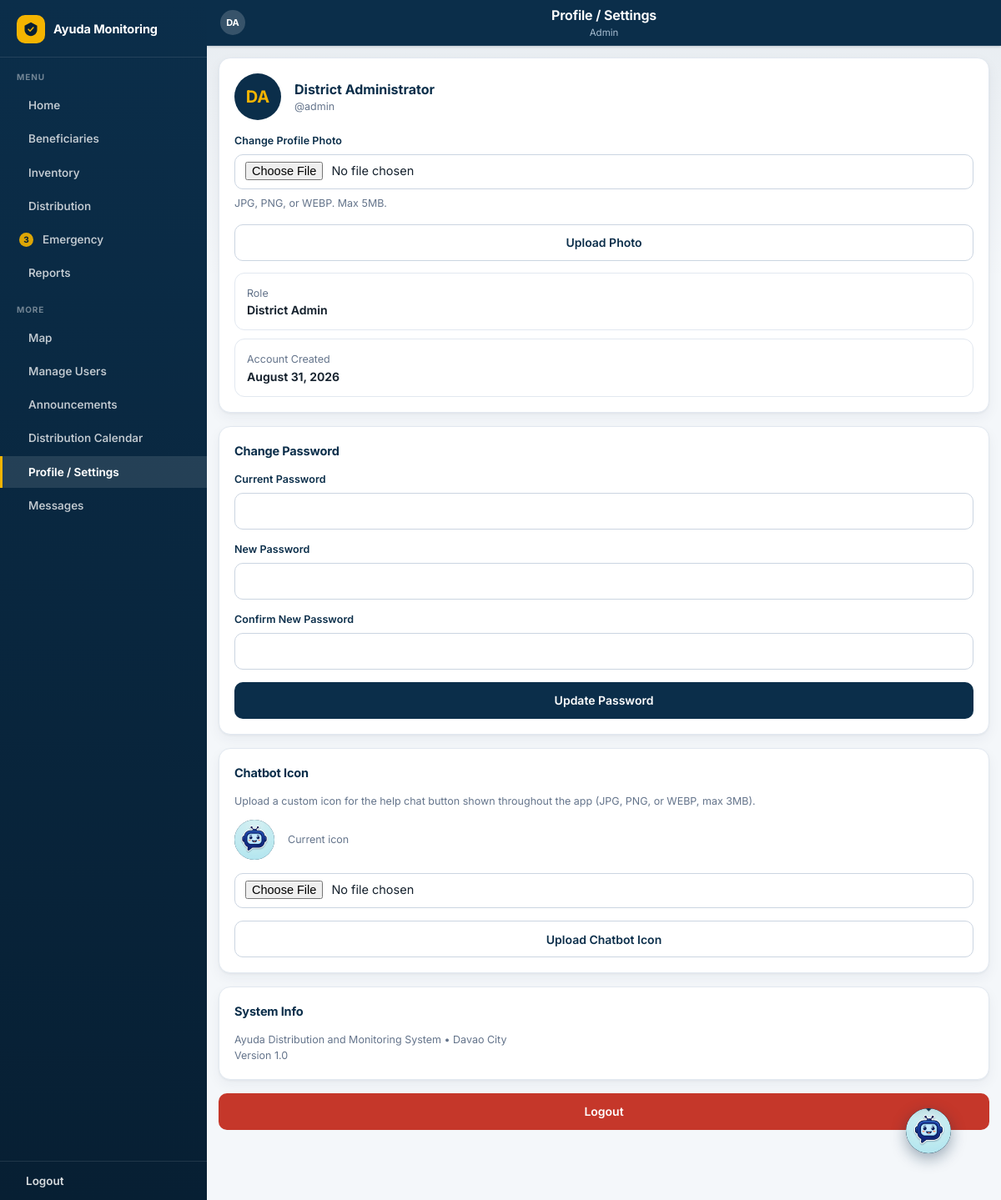
The app's page /profile.php (signed in) with its own data.
### tables this page shows
CREATE TABLE `users` (
  `id` int(11) NOT NULL AUTO_INCREMENT,
  `username` varchar(50) NOT NULL,
  `password_hash` varchar(255) NOT NULL,
  `full_name` varchar(150) NOT NULL,
  `role` enum('district_admin','barangay_staff') NOT NULL,
  `barangay_id` int(11) DEFAULT NULL,
  `status` enum('pending','approved') NOT NULL DEFAULT 'approved',
  `photo_path` varchar(255) DEFAULT NULL,
  `mfa_secret` varchar(64) DEFAULT NULL,
  `created_at` datetime DEFAULT current_timestamp(),
  `reset_token` varchar(64) DEFAULT NULL,
  `reset_expires` datetime DEFAULT NULL,
  PRIMARY KEY (`id`),
  UNIQUE KEY `username` (`username`),
  KEY `barangay_id` (`barangay_id`),
  CONSTRAINT `users_ibfk_1` FOREIGN KEY (`barangay_id`) REFERENCES `barangays` (`id`) ON DELETE SET NULL
);

### includes/functions.php (called while the page is built, shortened)
<?php
function e(?string $str): string {
    return htmlspecialchars((string)$str, ENT_QUOTES, 'UTF-8');
}

### profile.php (the view, shortened to what this page needs)
<?php
require_once __DIR__ . '/includes/functions.php';
$stmt = $pdo->prepare("SELECT u.*, b.name AS barangay_name, d.name AS district_name
                        FROM users u
                        LEFT JOIN barangays b ON b.id = u.barangay_id
                        LEFT JOIN districts d ON d.id = b.district_id
                        WHERE u.id = ?");
$stmt->execute([$_SESSION['user_id']]);
$user = $stmt->fetch();
?>
<!DOCTYPE html>
<html lang="en">
<head>
<link rel="stylesheet" href="assets/css/style.css?v=20261019b">
</head>
<body>
<div class="app-shell wide">
    <?php include __DIR__ . '/includes/app_header.php'; ?>
    <div class="content">
            <div class="card" style="">
                <div class="d-flex align-center gap-3 mb-3">
                    <div class="user-avatar" style="width:56px;height:56px;font-size:20px;overflow:hidden;">
                        <?php if (!empty($user['photo_path']) && is_file(__DIR__ . '/' . $user['photo_path'])): ?>
                            <img src="<?= e($user['photo_path']) ?>?v=<?= time() ?>" alt="Profile photo" style="width:100%;height:100%;object-fit:cover;">
                        <?php else: ?>
                            <?php $ini=''; foreach (explode(' ', $user['full_name']) as $p) if($p!=='') $ini.=strtoupper($p[0]); echo e(substr($ini,0,2)); ?>
                        <?php endif; ?>
                    </div>
                    <div>
                        <div style="font-weight:700;font-size:16px;color:var(--navy);"><?= e($user['full_name']) ?></div>
                        <div class="small text-muted">@<?= e($user['username']) ?></div>
                    </div>
                </div>
                <form method="POST" enctype="multipart/form-data">
                    <div class="form-group">
                        <label>Change Profile Photo</label>
                        <input type="file" name="profile_photo" accept="image/png,image/jpeg,image/webp" class="form-control">
                        <div class="small text-muted mt-2">JPG, PNG, or WEBP. Max 5MB.</div>
                    </div>
                    <button type="submit" name="change_photo" class="btn btn-outline btn-block">Upload Photo</button>
                </form>
                <div class="list-item" style="margin-top:14px;"><div><div class="li-sub">Role</div><div class="li-name"><?= $isAdmin ? 'District Admin' : 'Barangay Staff' ?></div></div></div>
                <div class="list-item"><div><div class="li-sub">Account Created</div><div class="li-name"><?= date('F j, Y', strtotime($user['created_at'])) ?></div></div></div>
            </div>
            <div class="card" style="">
                <h3 style="margin-top:0;font-size:14.5px;color:var(--navy);">Change Password</h3>
                <form method="POST">
                    <div class="form-group">
                        <label>Current Password</label>
                        <input type="password" name="current_password" class="form-control" required>
                    </div>
                    <div class="form-group">
                        <label>New Password</label>
                        <input type="password" name="new_password" class="form-control" required>
                    </div>
                    <div class="form-group">
                        <label>Confirm New Password</label>
                        <input type="password" name="confirm_password" class="form-control" required>
                    </div>
                    <button type="submit" name="change_password" class="btn btn-primary btn-block">Update Password</button>
                </form>
            </div>
            <?php if ($isAdmin): ?>
            <div class="card" style="">
                <h3 style="margin-top:0;font-size:14.5px;color:var(--navy);">Chatbot Icon</h3>
                <p class="small text-muted">Upload a custom icon for the help chat button shown throughout the app (JPG, PNG, or WEBP, max 3MB).</p>
                <?php
                    $__currentIcon = null;
                    foreach (['assistant', 'chatbot_icon'] as $__base) {
                        foreach (['png','jpg','jpeg','webp'] as $__ext) {
                            if (is_file(__DIR__ . '/assets/uploads/' . $__base . '.' . $__ext)) { $__currentIcon = 'assets/uploads/' . $__base . '.' . $__ext . '?v=' . @filemtime(__DIR__ . '/assets/uploads/' . $__base . '.' . $__ext); break 2; }
                        }
                    }
                ?>
                <?php if ($__currentIcon): ?>
                    <div class="d-flex align-center gap-3 mb-3">
                        <div class="user-avatar" style="width:48px;height:48px;overflow:hidden;">
                            <img src="<?= e($__currentIcon) ?>" alt="Current chatbot icon" style="width:100%;height:100%;object-fit:cover;">
                        </div>
                        <div class="small text-muted">Current icon</div>
                    </div>
                <?php endif; ?>
                <form method="POST" enctype="multipart/form-data">
                    <div class="form-group">
                        <input type="file" name="chatbot_icon" accept="image/png,image/jpeg,image/webp" class="form-control">
                    </div>
                    <button type="submit" name="change_chatbot_icon" class="btn btn-outline btn-block">Upload Chatbot Icon</button>
                </form>
            </div>
            <?php endif; ?>
            <div class="card" style="">
                <h3 style="margin-top:0;font-size:14.5px;color:var(--navy);">System Info</h3>
                <p class="small text-muted mb-0">Ayuda Distribution and Monitoring System &bull; Davao City<br>Version 1.0</p>
            </div>
            <a href="logout.php" class="btn btn-danger btn-block" style="">Logout</a>
    </div>
    <?php include __DIR__ . '/includes/app_bottomnav.php'; ?>
</div>
</body>
</html>

### records on screen
users: full_name "District Administrator", username "admin", created_at "August 31, 2026"

### other values on screen
$hdrTitle "Profile / Settings"
$initials "DA"
substr($ini,0,2) "DA"
$item['label'] "Home"
$item['label'] "Beneficiaries"
$item['label'] "Inventory"
$item['label'] "Distribution"
$pendingReports "3"
$item['label'] "Emergency"
$item['label'] "Reports"
$item['label'] "Map"
$item['label'] "Manage Users"
$item['label'] "Announcements"
$item['label'] "Distribution Calendar"
$item['label'] "Profile / Settings"
